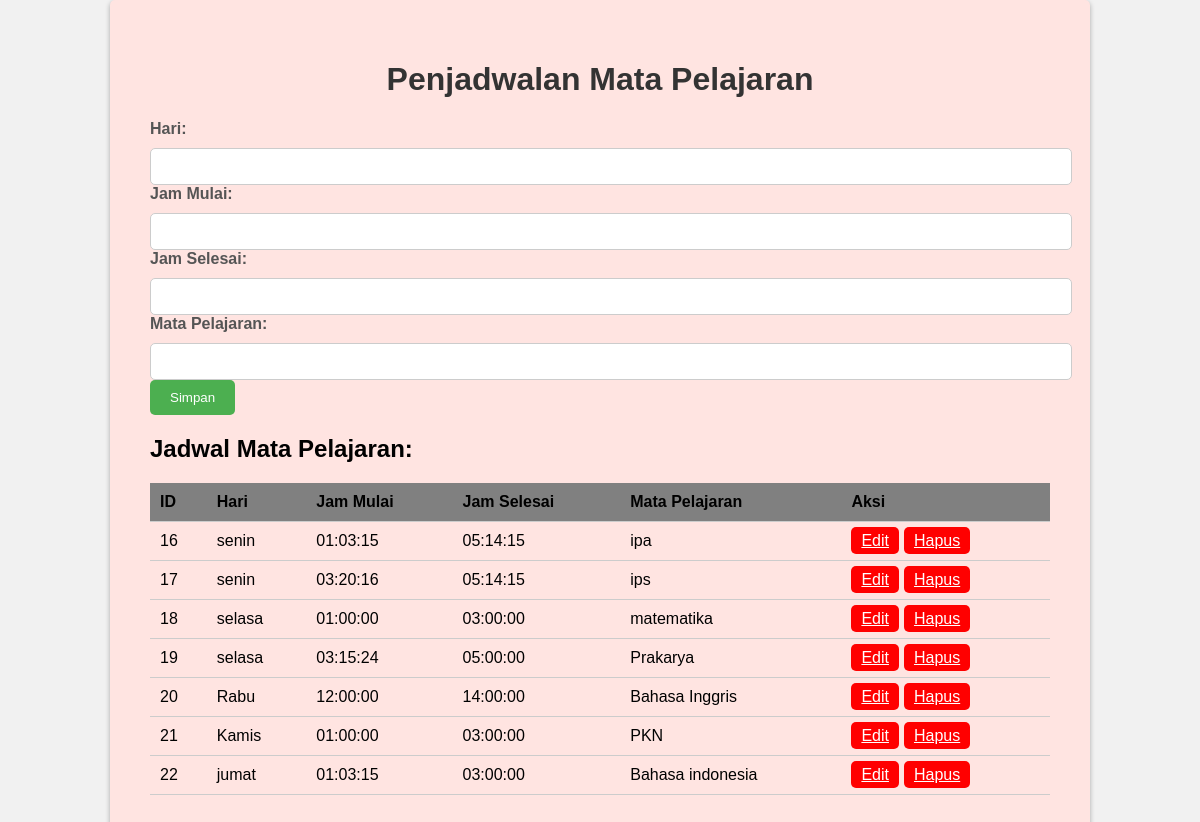
The page / on the database its author committed.
### tables this page shows
CREATE TABLE `jadwal` (
  `id` int(11) NOT NULL,
  `hari` varchar(255) NOT NULL,
  `jam_mulai` time NOT NULL DEFAULT current_timestamp(),
  `jam_selesai` time NOT NULL DEFAULT current_timestamp(),
  `mata_pelajaran` varchar(255) NOT NULL
);

### index.php (the view, shortened to what this page needs)
<!DOCTYPE html>
<html>
<head>
    <link rel="stylesheet" type="text/css" href="style.css">
</head>
<body>
    <div class="container">
        <h1 class="text-center">Penjadwalan Mata Pelajaran</h1>
        <form action="simpan_jadwal.php" method="post">
            <label for="hari">Hari:</label>
            <input type="text" name="hari" required>
            <label for="jam_mulai">Jam Mulai:</label>
            <input type="text" name="jam_mulai" required>
            <label for="jam_selesai">Jam Selesai:</label>
            <input type="text" name="jam_selesai" required>
            <label for="mata_pelajaran">Mata Pelajaran:</label>
            <input type="text" name="mata_pelajaran" required>
            <input type="submit" value="Simpan">
        </form>
        <h2>Jadwal Mata Pelajaran:</h2>
        <?php
        require_once 'koneksi.php';
        $sql = "SELECT * FROM jadwal";
        $result = mysqli_query($conn, $sql);
        if (mysqli_num_rows($result) > 0) {
            echo '<table>';
            echo '<tr><th>ID</th><th>Hari</th><th>Jam Mulai</th><th>Jam Selesai</th><th>Mata Pelajaran</th><th>Aksi</th></tr>';
            while ($row = mysqli_fetch_assoc($result)) {
                echo '<tr>';
                echo '<td>' . $row['id'] . '</td>';
                echo '<td>' . $row['hari'] . '</td>';
                echo '<td>' . $row['jam_mulai'] . '</td>';
                echo '<td>' . $row['jam_selesai'] . '</td>';
                echo '<td>' . $row['mata_pelajaran'] . '</td>';
                echo '<td>';
                echo '<a href="edit_jadwal.php?id=' . $row['id'] . '" class="edit-btn">Edit</a>';
                echo '<a href="hapus_jadwal.php?id=' . $row['id'] . '" class="delete-btn">Hapus</a>';
                echo '</td>';
                echo '</tr>';
            }
            echo '</table>';
        } else {
            echo 'Belum ada jadwal.';
        }
        ?>
    </div>
</body>
</html>

### style.css (style rules this page uses)
body { font-family: Arial, sans-serif; background-color: #f1f1f1; margin: 0; padding: 0; }
.container { max-width: 900px; margin: 0 auto; padding: 40px; background-color: mistyrose; border-radius: 5px; box-shadow: 0 2px 5px rgba(0, 0, 0, 0.3); }
h1 { text-align: center; color: #333; }
label { display: block; margin-bottom: 10px; color: #555; font-weight: bold; }
input[type="text"], input[type="time"] { width: 100%; padding: 10px; border: 1px solid #ccc; border-radius: 5px; }
input[type="submit"] { padding: 10px 20px; background-color: #4CAF50; color: #fff; border: none; border-radius: 5px; cursor: pointer; }
table { width: 100%; border-collapse: collapse; }
th, td { padding: 10px; border-bottom: 1px solid #ccc; text-align: left; }
th { background-color:grey; font-weight: bold; }
.edit-btn { padding: 5px 10px; background-color: #FF0000; color: #fff; border: none; border-radius: 5px; cursor: pointer; margin-right: 5px; }
.delete-btn { padding: 5px 10px; background-color: #FF0000; color: #fff; border: none; border-radius: 5px; cursor: pointer; }

### rows shown on the page
jadwal: id "16", hari "senin", jam_mulai "01:03:15", jam_selesai "05:14:15", mata_pelajaran "ipa"
jadwal: id "17", hari "senin", jam_mulai "03:20:16", jam_selesai "05:14:15", mata_pelajaran "ips"
jadwal: id "18", hari "selasa", jam_mulai "01:00:00", jam_selesai "03:00:00", mata_pelajaran "matematika"
jadwal: id "19", hari "selasa", jam_mulai "03:15:24", jam_selesai "05:00:00", mata_pelajaran "Prakarya"
jadwal: id "20", hari "Rabu", jam_mulai "12:00:00", jam_selesai "14:00:00", mata_pelajaran "Bahasa Inggris"
jadwal: id "21", hari "Kamis", jam_mulai "01:00:00", jam_selesai "03:00:00", mata_pelajaran "PKN"
jadwal: id "22", hari "jumat", jam_mulai "01:03:15", jam_selesai "03:00:00", mata_pelajaran "Bahasa indonesia"
